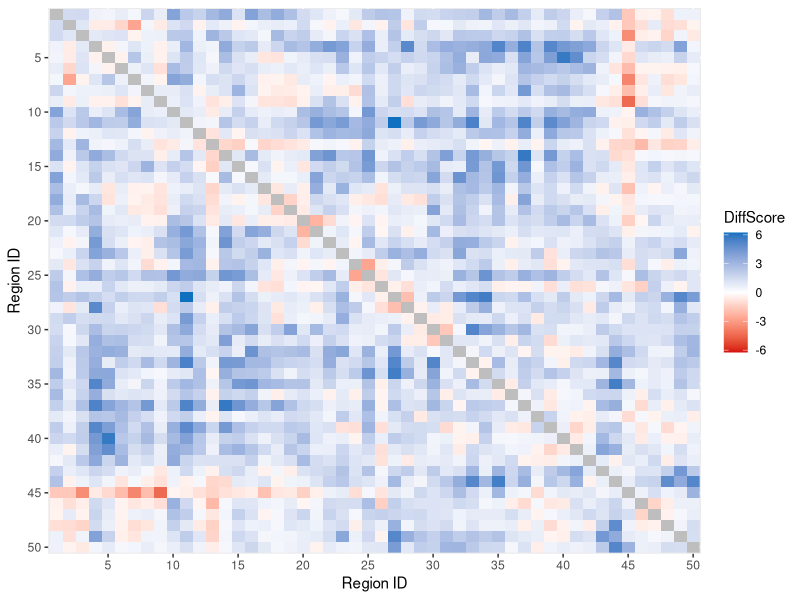

This chart was generated by the following R code:

#########################
#heatmap
##########################
library(ggplot2)
dt <- read.table('SourceData/Rep4_WpCauchypMatrix_rep4ct3VSrep4ct4.tsv', sep = "\t")
colnames(dt) <- paste0("region", seq(1:dim(dt)[1]))
rownames(dt) <- paste0("region", seq(1:dim(dt)[1]))
data <- reshape2::melt(dplyr::mutate(as.data.frame(dt), index=row.names(dt)), id="index")
colnames(data) <- c("T1", "T2", "value")
data$T1 <- factor(data$T1, levels=paste0("region", seq(1,dim(dt)[1],1)))
data$T2 <- factor(data$T2, levels=paste0("region", seq(dim(dt)[1],1,-1)))
png('Fig1_diff_Dory.png', height = 1700, width = 2210, res=600)
ggplot(data,aes(x=T1,y=T2,fill=value))+ 
  scale_fill_gradient2(low="#d60b0e", mid="white", high="#0f70bf", midpoint = 0, na.value = "grey", limits=c(-max(abs(data$value), na.rm = TRUE), max(abs(data$value), na.rm = TRUE)))+
  geom_raster()+
  labs(fill="DiffScore",
       x="Region ID",
       y="Region ID")+
  scale_x_discrete(breaks = paste0("region", seq(5, 50, by = 5)), labels=seq(5, 50, by=5))+
  scale_y_discrete(breaks = paste0("region", seq(5, 50, by = 5)), labels=seq(5, 50, by=5))
dev.off()
